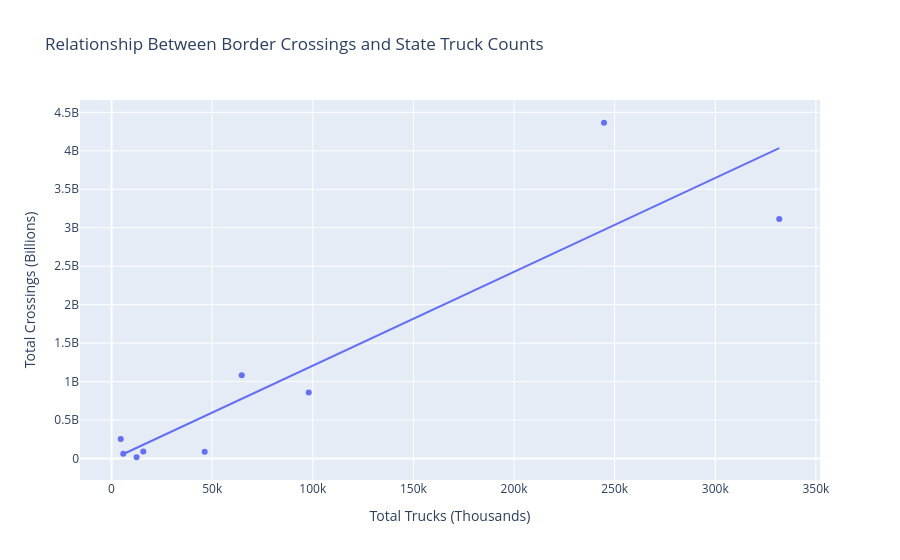

The cell this chart's notebook holds for it:
### Markdown cell above
## Data Visualizations

### Code cell
import plotly.express as px
def visual1():
    df = insight1()
    fig = px.scatter(df, x = "TRUCKS", y = "Total Crossings", trendline = "ols", 
                     title = "Relationship Between Border Crossings and State Truck Counts",
                     labels = {"TRUCKS": "Total Trucks (Thousands)", "Total Crossings": "Total Crossings (Billions)"})
    fig.show()

############ Function Call ############
visual1()

### Figure 1 — Plotly figure (JSON) as saved in the notebook; plotly's stock layout.template omitted (floating-point values rounded to 4 significant figures)
{"data": [{"hovertemplate": "Total Trucks (Thousands)=%{x}<br>Total Crossings (Billions)=%{y}<extra></extra>", "legendgroup": "", "marker": {"color": "#636efa", "symbol": "circle"}, "mode": "markers", "name": "", "orientation": "v", "showlegend": false, "type": "scatter", "x": [12421, 64693, 331803, 4566, 97987, 5837, 46283, 15778, 244720], "xaxis": "x", "y": [17063383, 1083658832, 3114193968, 254949557, 859120504, 63646920, 88384991, 90933920, 4364463603], "yaxis": "y"}, {"hovertemplate": "<b>OLS trendline</b><br>Total Crossings = 12200 * TRUCKS + -1.30481e+07<br>R<sup>2</sup>=0.834809<br><br>Total Trucks (Thousands)=%{x}<br>Total Crossings (Billions)=%{y} <b>(trend)</b><extra></extra>", "legendgroup": "", "marker": {"color": "#636efa", "symbol": "circle"}, "mode": "lines", "name": "", "showlegend": false, "type": "scatter", "x": [4566, 5837, 12421, 15778, 46283, 64693, 97987, 244720, 331803], "xaxis": "x", "y": [42660000.0, 58160000.0, 138500000.0, 179400000.0, 551600000.0, 776200000.0, 1182000000.0, 2973000000.0, 4035000000.0], "yaxis": "y"}], "layout": {"autosize": true, "legend": {"tracegroupgap": 0}, "title": {"text": "Relationship Between Border Crossings and State Truck Counts"}, "xaxis": {"anchor": "y", "autorange": true, "domain": [0, 1], "range": [-15230.0, 351600.0], "title": {"text": "Total Trucks (Thousands)"}, "type": "linear"}, "yaxis": {"anchor": "x", "autorange": true, "domain": [0, 1], "range": [-341700000.0, 4723000000.0], "title": {"text": "Total Crossings (Billions)"}, "type": "linear"}}}
